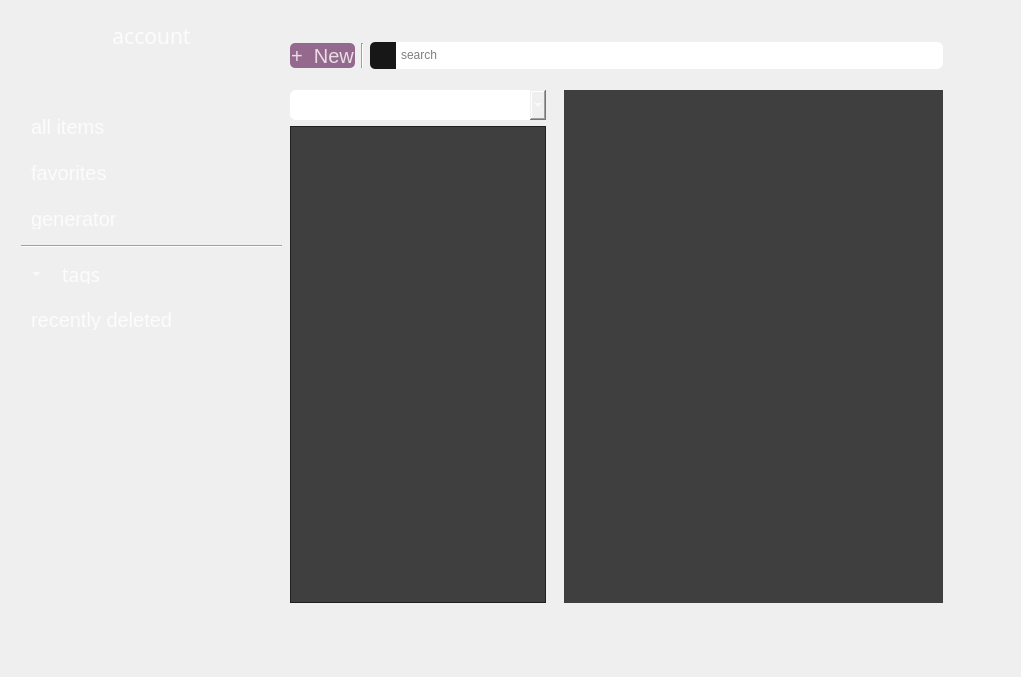
<?xml version="1.0" encoding="UTF-8"?>
<ui version="4.0">
 <class>Form</class>
 <widget class="QWidget" name="Form">
  <property name="geometry">
   <rect>
    <x>0</x>
    <y>0</y>
    <width>1021</width>
    <height>677</height>
   </rect>
  </property>
  <property name="windowTitle">
   <string>Form</string>
  </property>
  <property name="styleSheet">
   <string notr="true"/>
  </property>
  <layout class="QGridLayout" name="gridLayout">
   <item row="0" column="2">
    <widget class="QWidget" name="widget" native="true">
     <property name="styleSheet">
      <string notr="true">QWidget#left_box{
	background-color: qlineargradient(spread:pad, x1:0, y1:0, x2:0, y2:1, 		stop:0 rgba(0, 0, 0, 255), stop:1 rgba(92, 61, 88, 255));
	border-radius: 10px;
}
QWidget#top_box{
	background-color: rgba(32, 32, 32, 255);
	border-top-right-radius: 10px
}
QWidget#middle_box{
	background-color: rgba(32, 32, 32, 255);
	border-color: rgb(0, 0, 0);
}
QWidget#right_box{
	background-color: rgba(32, 32, 32, 255);
	border-bottom-right-radius: 10px
}
QPushButton#btnNew{
	background-color:rgba(148, 105, 141, 255);
	color:rgba(255, 255, 255, 220);
	border-radius:5px;
}
QListView{
	border-radius:10px;
}
QToolButton#btnProfile{
	border:none;
	color:rgba(255, 255, 255, 220);
	border-radius:5px;
}
QToolButton#btnProfile:hover{
	background-color: rgba(152, 108, 144, 80)
}</string>
     </property>
     <widget class="QWidget" name="left_box" native="true">
      <property name="geometry">
       <rect>
        <x>10</x>
        <y>0</y>
        <width>261</width>
        <height>621</height>
       </rect>
      </property>
      <property name="styleSheet">
       <string notr="true">QPushButton{
	border:none;
	color: rgba(255, 255, 255, 200);
	padding: 10px;
	text-align: left;
	border-radius:5px;
}
QPushButton:hover{
	background-color: rgba(152, 108, 144, 115)
}
QToolButton{
	text-align:left;
	border-radius:6px;
	color: rgba(255, 255, 255, 220);
	padding: 10px;
}
QToolButton:hover{
	background-color: rgba(152, 108, 144, 115)
}
QToolButton#btnTags{
	border:none;
	color:rgba(255, 255, 255, 220);
	border-radius:5px;
}
QToolButton#btnTags:hover{
	background-color: rgba(152, 108, 144, 80);
}
</string>
      </property>
      <layout class="QVBoxLayout" name="verticalLayout_2">
       <item>
        <widget class="QToolButton" name="btnProfile">
         <property name="sizePolicy">
          <sizepolicy hsizetype="Expanding" vsizetype="Expanding">
           <horstretch>0</horstretch>
           <verstretch>0</verstretch>
          </sizepolicy>
         </property>
         <property name="maximumSize">
          <size>
           <width>16777215</width>
           <height>50</height>
          </size>
         </property>
         <property name="font">
          <font>
           <family>Nexa-Trial</family>
           <pointsize>16</pointsize>
          </font>
         </property>
         <property name="layoutDirection">
          <enum>Qt::LeftToRight</enum>
         </property>
         <property name="styleSheet">
          <string notr="true">border-radius:6px;
color: rgba(255, 255, 255, 200);
padding: 10px;</string>
         </property>
         <property name="text">
          <string>account</string>
         </property>
         <property name="popupMode">
          <enum>QToolButton::InstantPopup</enum>
         </property>
         <property name="toolButtonStyle">
          <enum>Qt::ToolButtonTextBesideIcon</enum>
         </property>
         <property name="autoRaise">
          <bool>false</bool>
         </property>
         <property name="arrowType">
          <enum>Qt::NoArrow</enum>
         </property>
        </widget>
       </item>
       <item>
        <spacer name="verticalSpacer_2">
         <property name="orientation">
          <enum>Qt::Vertical</enum>
         </property>
         <property name="sizeType">
          <enum>QSizePolicy::Preferred</enum>
         </property>
         <property name="sizeHint" stdset="0">
          <size>
           <width>20</width>
           <height>40</height>
          </size>
         </property>
        </spacer>
       </item>
       <item>
        <widget class="QPushButton" name="btnAll_Items">
         <property name="sizePolicy">
          <sizepolicy hsizetype="Expanding" vsizetype="Preferred">
           <horstretch>0</horstretch>
           <verstretch>0</verstretch>
          </sizepolicy>
         </property>
         <property name="minimumSize">
          <size>
           <width>0</width>
           <height>0</height>
          </size>
         </property>
         <property name="maximumSize">
          <size>
           <width>16777215</width>
           <height>40</height>
          </size>
         </property>
         <property name="font">
          <font>
           <pointsize>15</pointsize>
          </font>
         </property>
         <property name="layoutDirection">
          <enum>Qt::LeftToRight</enum>
         </property>
         <property name="styleSheet">
          <string notr="true"/>
         </property>
         <property name="text">
          <string>all items</string>
         </property>
         <property name="checkable">
          <bool>false</bool>
         </property>
         <property name="checked">
          <bool>false</bool>
         </property>
        </widget>
       </item>
       <item>
        <widget class="QPushButton" name="btnFavorites">
         <property name="sizePolicy">
          <sizepolicy hsizetype="Expanding" vsizetype="Preferred">
           <horstretch>0</horstretch>
           <verstretch>0</verstretch>
          </sizepolicy>
         </property>
         <property name="minimumSize">
          <size>
           <width>0</width>
           <height>0</height>
          </size>
         </property>
         <property name="maximumSize">
          <size>
           <width>16777215</width>
           <height>40</height>
          </size>
         </property>
         <property name="font">
          <font>
           <pointsize>15</pointsize>
          </font>
         </property>
         <property name="styleSheet">
          <string notr="true"/>
         </property>
         <property name="text">
          <string>favorites</string>
         </property>
        </widget>
       </item>
       <item>
        <widget class="QPushButton" name="btnGenerator">
         <property name="sizePolicy">
          <sizepolicy hsizetype="Expanding" vsizetype="Preferred">
           <horstretch>0</horstretch>
           <verstretch>0</verstretch>
          </sizepolicy>
         </property>
         <property name="maximumSize">
          <size>
           <width>16777215</width>
           <height>40</height>
          </size>
         </property>
         <property name="font">
          <font>
           <pointsize>15</pointsize>
          </font>
         </property>
         <property name="styleSheet">
          <string notr="true"/>
         </property>
         <property name="text">
          <string>generator</string>
         </property>
        </widget>
       </item>
       <item>
        <widget class="Line" name="line">
         <property name="orientation">
          <enum>Qt::Horizontal</enum>
         </property>
        </widget>
       </item>
       <item>
        <widget class="QToolButton" name="btnTags">
         <property name="sizePolicy">
          <sizepolicy hsizetype="Preferred" vsizetype="Expanding">
           <horstretch>0</horstretch>
           <verstretch>0</verstretch>
          </sizepolicy>
         </property>
         <property name="maximumSize">
          <size>
           <width>16777215</width>
           <height>40</height>
          </size>
         </property>
         <property name="font">
          <font>
           <family>Nexa-Trial</family>
           <pointsize>14</pointsize>
          </font>
         </property>
         <property name="styleSheet">
          <string notr="true">color: rgba(255, 255, 255, 200);</string>
         </property>
         <property name="text">
          <string>    tags</string>
         </property>
         <property name="iconSize">
          <size>
           <width>7</width>
           <height>7</height>
          </size>
         </property>
         <property name="toolButtonStyle">
          <enum>Qt::ToolButtonTextBesideIcon</enum>
         </property>
         <property name="arrowType">
          <enum>Qt::DownArrow</enum>
         </property>
        </widget>
       </item>
       <item>
        <widget class="QPushButton" name="btnRecently_Deleted">
         <property name="sizePolicy">
          <sizepolicy hsizetype="Expanding" vsizetype="Preferred">
           <horstretch>0</horstretch>
           <verstretch>0</verstretch>
          </sizepolicy>
         </property>
         <property name="minimumSize">
          <size>
           <width>0</width>
           <height>0</height>
          </size>
         </property>
         <property name="maximumSize">
          <size>
           <width>16777215</width>
           <height>40</height>
          </size>
         </property>
         <property name="font">
          <font>
           <pointsize>15</pointsize>
          </font>
         </property>
         <property name="layoutDirection">
          <enum>Qt::LeftToRight</enum>
         </property>
         <property name="styleSheet">
          <string notr="true"/>
         </property>
         <property name="text">
          <string>recently deleted</string>
         </property>
         <property name="checkable">
          <bool>false</bool>
         </property>
         <property name="checked">
          <bool>false</bool>
         </property>
        </widget>
       </item>
       <item>
        <spacer name="verticalSpacer">
         <property name="orientation">
          <enum>Qt::Vertical</enum>
         </property>
         <property name="sizeHint" stdset="0">
          <size>
           <width>20</width>
           <height>40</height>
          </size>
         </property>
        </spacer>
       </item>
      </layout>
     </widget>
     <widget class="QWidget" name="gridLayoutWidget">
      <property name="geometry">
       <rect>
        <x>270</x>
        <y>20</y>
        <width>671</width>
        <height>581</height>
       </rect>
      </property>
      <layout class="QGridLayout" name="gridLayout_4">
       <property name="spacing">
        <number>0</number>
       </property>
       <item row="1" column="1">
        <widget class="QWidget" name="right_box" native="true">
         <property name="sizePolicy">
          <sizepolicy hsizetype="Expanding" vsizetype="Expanding">
           <horstretch>1</horstretch>
           <verstretch>0</verstretch>
          </sizepolicy>
         </property>
         <property name="minimumSize">
          <size>
           <width>300</width>
           <height>0</height>
          </size>
         </property>
         <property name="sizeIncrement">
          <size>
           <width>0</width>
           <height>0</height>
          </size>
         </property>
         <property name="baseSize">
          <size>
           <width>400</width>
           <height>0</height>
          </size>
         </property>
         <property name="styleSheet">
          <string notr="true"/>
         </property>
         <layout class="QGridLayout" name="gridLayout_2">
          <item row="0" column="0">
           <widget class="QWidget" name="wItemBox" native="true">
            <property name="minimumSize">
             <size>
              <width>0</width>
              <height>0</height>
             </size>
            </property>
            <property name="baseSize">
             <size>
              <width>0</width>
              <height>0</height>
             </size>
            </property>
            <property name="styleSheet">
             <string notr="true">background-color: rgba(35, 35, 35, 220);</string>
            </property>
           </widget>
          </item>
         </layout>
        </widget>
       </item>
       <item row="1" column="0">
        <widget class="QWidget" name="middle_box" native="true">
         <property name="sizePolicy">
          <sizepolicy hsizetype="Minimum" vsizetype="Expanding">
           <horstretch>0</horstretch>
           <verstretch>0</verstretch>
          </sizepolicy>
         </property>
         <property name="minimumSize">
          <size>
           <width>150</width>
           <height>0</height>
          </size>
         </property>
         <property name="maximumSize">
          <size>
           <width>400</width>
           <height>16777215</height>
          </size>
         </property>
         <property name="baseSize">
          <size>
           <width>150</width>
           <height>0</height>
          </size>
         </property>
         <property name="styleSheet">
          <string notr="true"/>
         </property>
         <layout class="QVBoxLayout" name="verticalLayout_3">
          <item>
           <widget class="QComboBox" name="comboCategories">
            <property name="sizePolicy">
             <sizepolicy hsizetype="Preferred" vsizetype="Expanding">
              <horstretch>0</horstretch>
              <verstretch>0</verstretch>
             </sizepolicy>
            </property>
            <property name="maximumSize">
             <size>
              <width>16777215</width>
              <height>30</height>
             </size>
            </property>
            <property name="font">
             <font>
              <family>Nexa-Trial</family>
             </font>
            </property>
            <property name="styleSheet">
             <string notr="true">border-radius:6px;
padding-bottom:1px;
padding-left:6px;
color: rgba(255, 255, 255, 200);</string>
            </property>
            <item>
             <property name="text">
              <string>All Categories</string>
             </property>
            </item>
            <item>
             <property name="text">
              <string>Logins</string>
             </property>
            </item>
            <item>
             <property name="text">
              <string>Identities</string>
             </property>
            </item>
            <item>
             <property name="text">
              <string>Bank cards</string>
             </property>
            </item>
            <item>
             <property name="text">
              <string>Bank accounts</string>
             </property>
            </item>
            <item>
             <property name="text">
              <string>Encrypted notes</string>
             </property>
            </item>
           </widget>
          </item>
          <item>
           <widget class="QListWidget" name="lvItems">
            <property name="styleSheet">
             <string notr="true">background-color: rgba(35, 35, 35, 220);</string>
            </property>
           </widget>
          </item>
         </layout>
        </widget>
       </item>
       <item row="0" column="0" colspan="2">
        <widget class="QWidget" name="top_box" native="true">
         <property name="maximumSize">
          <size>
           <width>16777215</width>
           <height>50</height>
          </size>
         </property>
         <property name="styleSheet">
          <string notr="true">
border-bottom-color: rgb(0, 0, 0);</string>
         </property>
         <layout class="QHBoxLayout" name="horizontalLayout">
          <item>
           <widget class="QPushButton" name="btnNew">
            <property name="sizePolicy">
             <sizepolicy hsizetype="MinimumExpanding" vsizetype="Expanding">
              <horstretch>0</horstretch>
              <verstretch>0</verstretch>
             </sizepolicy>
            </property>
            <property name="maximumSize">
             <size>
              <width>65</width>
              <height>25</height>
             </size>
            </property>
            <property name="font">
             <font>
              <family>Arial</family>
              <pointsize>15</pointsize>
             </font>
            </property>
            <property name="styleSheet">
             <string notr="true">background-color:rgba(148, 105, 141, 255);
color:rgba(255, 255, 255, 200);
border-radius:5px;
</string>
            </property>
            <property name="text">
             <string>+  New</string>
            </property>
           </widget>
          </item>
          <item>
           <widget class="Line" name="line_2">
            <property name="sizePolicy">
             <sizepolicy hsizetype="Fixed" vsizetype="Expanding">
              <horstretch>0</horstretch>
              <verstretch>0</verstretch>
             </sizepolicy>
            </property>
            <property name="maximumSize">
             <size>
              <width>16777215</width>
              <height>25</height>
             </size>
            </property>
            <property name="styleSheet">
             <string notr="true">color: rgb(0, 0, 0);</string>
            </property>
            <property name="orientation">
             <enum>Qt::Vertical</enum>
            </property>
           </widget>
          </item>
          <item>
           <layout class="QHBoxLayout" name="hSearch">
            <property name="spacing">
             <number>0</number>
            </property>
            <item>
             <widget class="QWidget" name="widget_2" native="true">
              <property name="sizePolicy">
               <sizepolicy hsizetype="Expanding" vsizetype="Expanding">
                <horstretch>0</horstretch>
                <verstretch>0</verstretch>
               </sizepolicy>
              </property>
              <property name="maximumSize">
               <size>
                <width>26</width>
                <height>27</height>
               </size>
              </property>
              <property name="styleSheet">
               <string notr="true">
background-color: rgb(23, 23, 23);
border-top-left-radius: 5px;
border-bottom-left-radius: 5px;
</string>
              </property>
              <layout class="QGridLayout" name="gridLayout_3">
               <property name="leftMargin">
                <number>0</number>
               </property>
               <property name="topMargin">
                <number>0</number>
               </property>
               <property name="rightMargin">
                <number>0</number>
               </property>
               <property name="bottomMargin">
                <number>0</number>
               </property>
               <item row="0" column="0">
                <widget class="QLabel" name="label">
                 <property name="sizePolicy">
                  <sizepolicy hsizetype="Expanding" vsizetype="Expanding">
                   <horstretch>0</horstretch>
                   <verstretch>0</verstretch>
                  </sizepolicy>
                 </property>
                 <property name="minimumSize">
                  <size>
                   <width>10</width>
                   <height>10</height>
                  </size>
                 </property>
                 <property name="maximumSize">
                  <size>
                   <width>15</width>
                   <height>15</height>
                  </size>
                 </property>
                 <property name="styleSheet">
                  <string notr="true">color: rgb(255, 255, 255);
</string>
                 </property>
                 <property name="text">
                  <string/>
                 </property>
                 <property name="pixmap">
                  <pixmap resource="../icons/search_icon.qrc">:/search_icon/search_icon.png</pixmap>
                 </property>
                 <property name="scaledContents">
                  <bool>true</bool>
                 </property>
                 <property name="alignment">
                  <set>Qt::AlignLeading|Qt::AlignLeft|Qt::AlignVCenter</set>
                 </property>
                 <property name="margin">
                  <number>0</number>
                 </property>
                 <property name="indent">
                  <number>-1</number>
                 </property>
                </widget>
               </item>
              </layout>
             </widget>
            </item>
            <item>
             <widget class="QLineEdit" name="lineEdit_Search">
              <property name="enabled">
               <bool>true</bool>
              </property>
              <property name="sizePolicy">
               <sizepolicy hsizetype="Expanding" vsizetype="Expanding">
                <horstretch>0</horstretch>
                <verstretch>0</verstretch>
               </sizepolicy>
              </property>
              <property name="maximumSize">
               <size>
                <width>100000</width>
                <height>27</height>
               </size>
              </property>
              <property name="styleSheet">
               <string notr="true">border-bottom-right-radius: 6px;
border-top-right-radius: 6px;
padding-bottom:1px;
padding-left:3px</string>
              </property>
              <property name="inputMask">
               <string/>
              </property>
              <property name="text">
               <string/>
              </property>
              <property name="frame">
               <bool>false</bool>
              </property>
              <property name="placeholderText">
               <string>search</string>
              </property>
              <property name="clearButtonEnabled">
               <bool>true</bool>
              </property>
             </widget>
            </item>
           </layout>
          </item>
         </layout>
        </widget>
       </item>
      </layout>
     </widget>
     <zorder>gridLayoutWidget</zorder>
     <zorder>left_box</zorder>
    </widget>
   </item>
  </layout>
 </widget>
 <resources>
  <include location="../icons/search_icon.qrc"/>
 </resources>
 <connections>
  <connection>
   <sender>btnProfile</sender>
   <signal>clicked()</signal>
   <receiver>btnProfile</receiver>
   <slot>showMenu()</slot>
   <hints>
    <hint type="sourcelabel">
     <x>172</x>
     <y>53</y>
    </hint>
    <hint type="destinationlabel">
     <x>172</x>
     <y>53</y>
    </hint>
   </hints>
  </connection>
  <connection>
   <sender>btnTags</sender>
   <signal>clicked()</signal>
   <receiver>btnTags</receiver>
   <slot>showMenu()</slot>
   <hints>
    <hint type="sourcelabel">
     <x>109</x>
     <y>340</y>
    </hint>
    <hint type="destinationlabel">
     <x>109</x>
     <y>340</y>
    </hint>
   </hints>
  </connection>
 </connections>
</ui>
